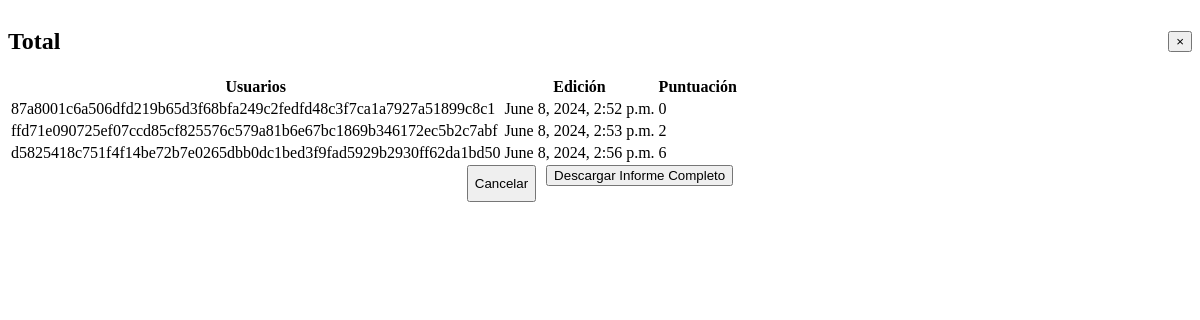
Before: /mis_gincanas/9/puntuacion/total/ (signed in) with the older database file.
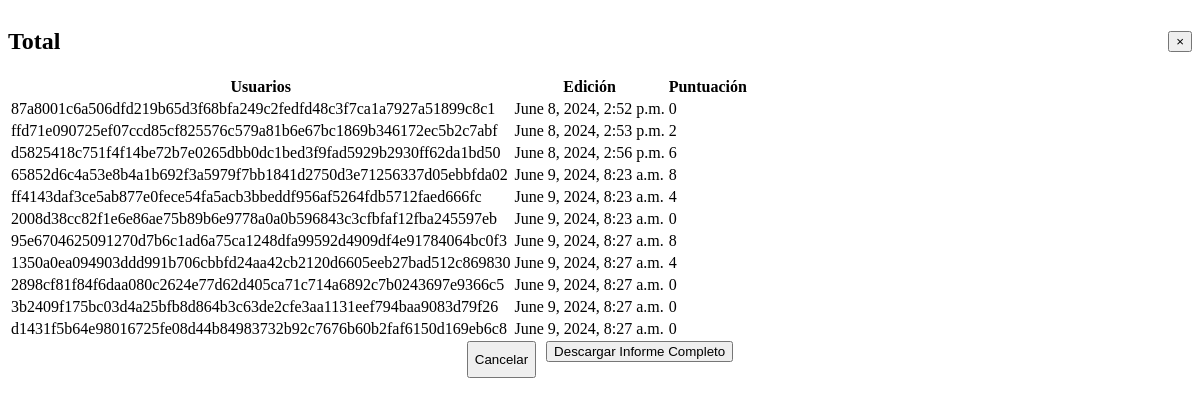
After: the same page with the newer database file.
### tasks/models.py (models this page shows, shortened)
class Invitado(models.Model):
    usuario = models.CharField('Invitado', unique = True, max_length=200, primary_key=True)
    qr_code = models.ImageField(upload_to='qr_codes', blank=True)
    respondidas = models.IntegerField('Respondidas', default=0)
    gincana = models.ForeignKey(Gincana, on_delete=models.CASCADE)

class GincanaJugada(models.Model):
    duracion = models.TimeField('Duración', null=True, blank=True)
    total_puntos = models.IntegerField('Puntuación', null=True, blank=True)
    edicion = models.DateTimeField('Edición', null=True, blank=True)
    gincana = models.ForeignKey(Gincana, on_delete=models.CASCADE)
    invitado = models.ForeignKey(Invitado, on_delete=models.CASCADE)

### tasks/views.py (the view)
# urls.py: path('mis_gincanas/<int:gincana_id>/puntuacion/total/', views.puntuacion_total, name='puntuacion_total'),
@login_required
def puntuacion_total(request, gincana_id):
    gincana = get_object_or_404(Gincana, pk=gincana_id)
    profesores = Profesor.objects.filter(email=request.user.email)
    dark_mode_enabled = request.session.get('darkModeEnabled', False)
    gincanaJugadas = GincanaJugada.objects.filter(gincana=gincana)
    invitados_puntuaciones = []
    for gincanaJugada in gincanaJugadas:
        invitado = gincanaJugada.invitado
        puntos = Puntuacion.objects.filter(invitado_id=invitado.usuario)
        puntuacion = 0
        for punto in puntos:
            puntuacion+=punto.respuesta.puntos
        invitados_puntuaciones.append((invitado, puntuacion, gincanaJugada.edicion))
    return render(request, 'puntuacion_total.html', {'gincana': gincana, 'profesores': profesores, 'darkModeEnabled': dark_mode_enabled,
        'invitados_puntuaciones': invitados_puntuaciones})

### tasks/templates/puntuacion_total.html (shortened to what this page needs)
<div class="modal-dialog modal-xl" role="document">
    <div class="modal-content">
        <div class="modal-header" style="display: flex; justify-content: space-between; align-items: center;">
            <h2 class="modal-title">Total</h2>
            <button type="button" class="btn close" data-bs-dismiss="modal" aria-label="Close">
                <span aria-hidden="true">&times;</span>
            </button>
        </div>
        <div class="modal-body">
            <div class="container-in">
                <table class="table">
                    <thead>
                        <tr>
                            <th>Usuarios</th>
                            <th>Edición</th>
                            <th>Puntuación</th>
                        </tr>
                    </thead>
                    <tbody>
                        {% if invitados_puntuaciones %}
                            {% for invitado, puntuacion, edicion in invitados_puntuaciones %}
                                <tr>
                                    <td>{{invitado.usuario}}</td>
                                    <td>{{edicion}}</td>
                                    <td>{{puntuacion}}</td>
                                </tr>
                            {% endfor %}
                        {% else %}
                            <tr>
                                <td colspan="2">Todavía no se ha realizado ninguna gincana.</td>
                            </tr>
                        {% endif %}
                    </tbody>
                </table>
            </div>
        </div>
        <div class="modal-footer" style="display: flex; justify-content: center;">
            <button type="button" class="btn btn-danger" data-bs-dismiss="modal" style="margin-right: 10px;">
                Cancelar
            </button>
            <form action="{% url 'puntuacion_informe' gincana.id %}" method="POST">
                <button type="submit" class="btn btn-success" id="descargar">
                    Descargar Informe Completo
                </button>
            </form>
        </div>
    </div>
</div>

Changed rows visible on the page:
added Invitado: usuario "65852d6c4a53e8b4a1b692f3a5979f7bb1841d2750d3e71256337d05ebbfda02", edicion "June 9, 2024, 8:23 a.m.", puntuacion "8"
added Invitado: usuario "ff4143daf3ce5ab877e0fece54fa5acb3bbeddf956af5264fdb5712faed666fc", edicion "June 9, 2024, 8:23 a.m.", puntuacion "4"
added Invitado: usuario "2008d38cc82f1e6e86ae75b89b6e9778a0a0b596843c3cfbfaf12fba245597eb", edicion "June 9, 2024, 8:23 a.m.", respondidas "0"
added Invitado: usuario "95e6704625091270d7b6c1ad6a75ca1248dfa99592d4909df4e91784064bc0f3", edicion "June 9, 2024, 8:27 a.m.", puntuacion "8"
added Invitado: usuario "1350a0ea094903ddd991b706cbbfd24aa42cb2120d6605eeb27bad512c869830", edicion "June 9, 2024, 8:27 a.m.", puntuacion "4"
added Invitado: usuario "2898cf81f84f6daa080c2624e77d62d405ca71c714a6892c7b0243697e9366c5", edicion "June 9, 2024, 8:27 a.m.", respondidas "0"
added Invitado: usuario "3b2409f175bc03d4a25bfb8d864b3c63de2cfe3aa1131eef794baa9083d79f26", edicion "June 9, 2024, 8:27 a.m.", respondidas "0"
added Invitado: usuario "d1431f5b64e98016725fe08d44b84983732b92c7676b60b2faf6150d169eb6c8", edicion "June 9, 2024, 8:27 a.m.", respondidas "0"
